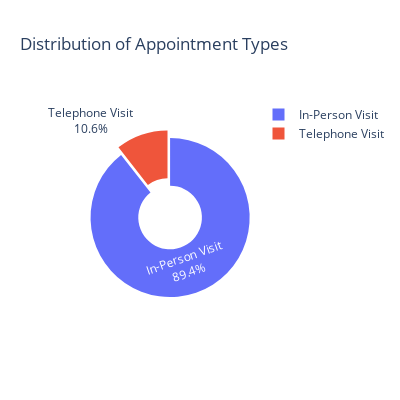

Notebook source saved alongside this figure:
### Markdown cell above
Plotting the overall compaision of Telephone visits with In-person visits using PlotLy Library

### Code cell
appointment_type_counts = data['APPOINTMENT_TYPE'].value_counts()

# Creating a Pie Chart
fig = px.pie(appointment_type_counts, 
             values=appointment_type_counts.values, 
             names=appointment_type_counts.index, 
             title='Distribution of Appointment Types',
             hole=0.4)

# Adding count annotations with bold text
fig.update_traces(textinfo='label+percent', pull=[0.1, 0], textfont_size=12)

# Updating layout for the figure size
fig.update_layout(height=400, width=400)

# Showing the plot
fig.show()

### Figure 1 — Plotly figure (JSON) as saved in the notebook; plotly's stock layout.template omitted (floating-point values rounded to 4 significant figures)
{"data": [{"domain": {"x": [0, 1], "y": [0, 1]}, "hole": 0.4, "hovertemplate": "index=%{label}<br>value=%{value}<extra></extra>", "labels": ["In-Person Visit", "Telephone Visit"], "legendgroup": "", "name": "", "pull": [0.1, 0], "showlegend": true, "textfont": {"size": 12}, "textinfo": "label+percent", "type": "pie", "values": [111834, 13219]}], "layout": {"height": 400, "legend": {"tracegroupgap": 0}, "title": {"text": "Distribution of Appointment Types"}, "width": 400}}
